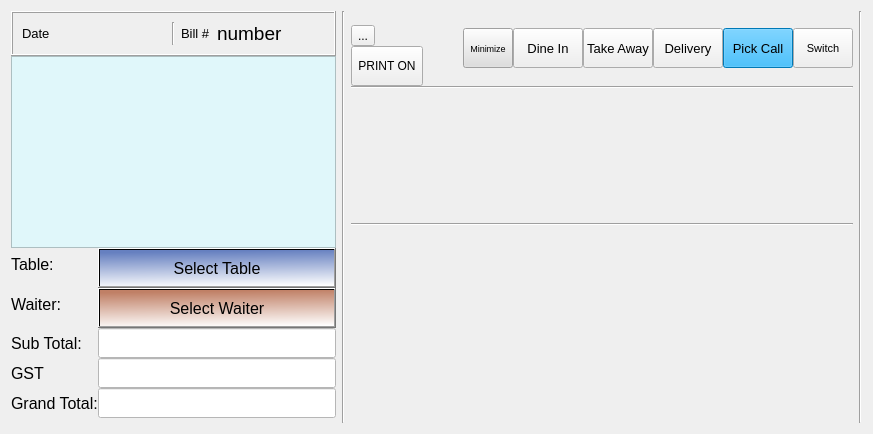
  <widget class="QWidget" name="centralwidget">
   <property name="sizePolicy">
    <sizepolicy hsizetype="Preferred" vsizetype="Preferred">
     <horstretch>0</horstretch>
     <verstretch>0</verstretch>
    </sizepolicy>
   </property>
   <property name="font">
    <font/>
   </property>
   <property name="styleSheet">
    <string notr="true"/>
   </property>
   <layout class="QHBoxLayout" name="horizontalLayout" stretch="0,0,1,0,0">
    <item>
     <widget class="QWidget" name="verticalWidget1" native="true">
      <property name="sizePolicy">
       <sizepolicy hsizetype="Preferred" vsizetype="Preferred">
        <horstretch>0</horstretch>
        <verstretch>0</verstretch>
       </sizepolicy>
      </property>
      <layout class="QVBoxLayout" name="verticalLayout_4">
       <property name="spacing">
        <number>0</number>
       </property>
       <property name="leftMargin">
        <number>0</number>
       </property>
       <property name="topMargin">
        <number>0</number>
       </property>
       <property name="rightMargin">
        <number>0</number>
       </property>
       <property name="bottomMargin">
        <number>2</number>
       </property>
       <item>
        <layout class="QVBoxLayout" name="verticalLayout" stretch="0,0,1,0">
         <property name="sizeConstraint">
          <enum>QLayout::SetDefaultConstraint</enum>
         </property>
         <property name="bottomMargin">
          <number>3</number>
         </property>
         <item>
          <widget class="QFrame" name="frame">
           <property name="styleSheet">
            <string notr="true"/>
           </property>
           <property name="frameShape">
            <enum>QFrame::Box</enum>
           </property>
           <property name="frameShadow">
            <enum>QFrame::Raised</enum>
           </property>
           <layout class="QHBoxLayout" name="horizontalLayout_3">
            <item>
             <widget class="QLabel" name="dateLabel">
              <property name="font">
               <font>
                <pointsize>10</pointsize>
                <bold>false</bold>
               </font>
              </property>
              <property name="frameShape">
               <enum>QFrame::NoFrame</enum>
              </property>
              <property name="text">
               <string>Date</string>
              </property>
              <property name="alignment">
               <set>Qt::AlignLeading|Qt::AlignLeft|Qt::AlignVCenter</set>
              </property>
             </widget>
            </item>
            <item>
             <widget class="Line" name="line">
              <property name="orientation">
               <enum>Qt::Vertical</enum>
              </property>
             </widget>
            </item>
            <item>
             <layout class="QFormLayout" name="formLayout_2">
              <item row="0" column="0">
               <widget class="QLabel" name="label">
                <property name="font">
                 <font>
                  <pointsize>10</pointsize>
                  <bold>false</bold>
                 </font>
                </property>
                <property name="text">
                 <string>Bill #</string>
                </property>
               </widget>
              </item>
              <item row="0" column="1">
               <widget class="QLabel" name="BillNumber">
                <property name="font">
                 <font>
                  <pointsize>14</pointsize>
                  <bold>false</bold>
                 </font>
                </property>
                <property name="text">
                 <string>number</string>
                </property>
               </widget>
              </item>
             </layout>
            </item>
           </layout>
          </widget>
         </item>
         <item>
          <layout class="QVBoxLayout" name="searchLay">
           <property name="spacing">
            <number>0</number>
           </property>
           <property name="sizeConstraint">
            <enum>QLayout::SetDefaultConstraint</enum>
           </property>
          </layout>
         </item>
         <item>
          <widget class="QTableWidget" name="tableWidget">
           <property name="sizePolicy">
            <sizepolicy hsizetype="Preferred" vsizetype="Preferred">
             <horstretch>0</horstretch>
             <verstretch>0</verstretch>
            </sizepolicy>
           </property>
           <property name="minimumSize">
            <size>
             <width>325</width>
             <height>0</height>
            </size>
           </property>
           <property name="maximumSize">
            <size>
             <width>16777215</width>
             <height>16777215</height>
            </size>
           </property>
           <property name="font">
            <font>
             <pointsize>10</pointsize>
            </font>
           </property>
           <property name="autoFillBackground">
            <bool>false</bool>
           </property>
           <property name="styleSheet">
            <string notr="true">background-image: url(:/images/watermark.png);
background-color: #e0f7fa;
background-repeat: no-repeat;
background-position: center;
selection-background-color: #ffb115;</string>
           </property>
           <property name="alternatingRowColors">
            <bool>true</bool>
           </property>
           <property name="selectionBehavior">
            <enum>QAbstractItemView::SelectRows</enum>
           </property>
          </widget>
         </item>
         <item>
          <layout class="QFormLayout" name="formLayout">
           <property name="leftMargin">
            <number>0</number>
           </property>
           <property name="rightMargin">
            <number>0</number>
           </property>
           <item row="2" column="0">
            <widget class="QLabel" name="subTotalLabel">
             <property name="font">
              <font>
               <pointsize>12</pointsize>
               <bold>false</bold>
              </font>
             </property>
             <property name="text">
              <string>Sub Total:</string>
             </property>
             <property name="alignment">
              <set>Qt::AlignLeading|Qt::AlignLeft|Qt::AlignVCenter</set>
             </property>
            </widget>
           </item>
           <item row="2" column="1">
            <widget class="QLineEdit" name="subTotalLineEdit">
             <property name="minimumSize">
              <size>
               <width>0</width>
               <height>30</height>
              </size>
             </property>
             <property name="font">
              <font>
               <pointsize>12</pointsize>
              </font>
             </property>
             <property name="styleSheet">
              <string notr="true">background-color: rgb(255, 255, 255);</string>
             </property>
             <property name="alignment">
              <set>Qt::AlignRight|Qt::AlignTrailing|Qt::AlignVCenter</set>
             </property>
             <property name="readOnly">
              <bool>true</bool>
             </property>
            </widget>
           </item>
           <item row="3" column="0">
            <widget class="QLabel" name="vATAt5Label">
             <property name="font">
              <font>
               <pointsize>12</pointsize>
               <bold>false</bold>
              </font>
             </property>
             <property name="text">
              <string>GST</string>
             </property>
             <property name="alignment">
              <set>Qt::AlignLeading|Qt::AlignLeft|Qt::AlignVCenter</set>
             </property>
            </widget>
           </item>
           <item row="3" column="1">
            <widget class="QLineEdit" name="vATAt5LineEdit">
             <property name="minimumSize">
              <size>
               <width>0</width>
               <height>30</height>
              </size>
             </property>
             <property name="font">
              <font>
               <pointsize>12</pointsize>
              </font>
             </property>
             <property name="styleSheet">
              <string notr="true">background-color: rgb(255, 255, 255);</string>
             </property>
             <property name="alignment">
              <set>Qt::AlignRight|Qt::AlignTrailing|Qt::AlignVCenter</set>
             </property>
             <property name="readOnly">
              <bool>true</bool>
             </property>
            </widget>
           </item>
           <item row="4" column="0">
            <widget class="QLabel" name="grandTotalLabel">
             <property name="font">
              <font>
               <pointsize>12</pointsize>
               <bold>false</bold>
              </font>
             </property>
             <property name="text">
              <string>Grand Total:</string>
             </property>
            </widget>
           </item>
           <item row="4" column="1">
            <widget class="QLineEdit" name="grandTotalLineEdit">
             <property name="minimumSize">
              <size>
               <width>0</width>
               <height>30</height>
              </size>
             </property>
             <property name="font">
              <font>
               <pointsize>12</pointsize>
              </font>
             </property>
             <property name="styleSheet">
              <string notr="true">background-color: rgb(255, 255, 255);</string>
             </property>
             <property name="alignment">
              <set>Qt::AlignRight|Qt::AlignTrailing|Qt::AlignVCenter</set>
             </property>
             <property name="readOnly">
              <bool>true</bool>
             </property>
            </widget>
           </item>
           <item row="1" column="1">
            <widget class="QToolButton" name="selectWaiterToolButton">
             <property name="sizePolicy">
              <sizepolicy hsizetype="Expanding" vsizetype="Fixed">
               <horstretch>0</horstretch>
               <verstretch>0</verstretch>
              </sizepolicy>
             </property>
             <property name="minimumSize">
              <size>
               <width>0</width>
               <height>40</height>
              </size>
             </property>
             <property name="maximumSize">
              <size>
               <width>16777215</width>
               <height>40</height>
              </size>
             </property>
             <property name="font">
              <font>
               <pointsize>12</pointsize>
               <bold>false</bold>
              </font>
             </property>
             <property name="styleSheet">
              <string notr="true">background-color: qlineargradient(spread:pad, x1:0.8, y1:0, x2:0.9, y2:1, stop:0 rgba(192, 128, 102, 255), stop:1 rgba(255, 255, 255, 255));</string>
             </property>
             <property name="text">
              <string>Select Waiter</string>
             </property>
            </widget>
           </item>
           <item row="1" column="0">
            <widget class="QLabel" name="label_2">
             <property name="font">
              <font>
               <pointsize>12</pointsize>
               <bold>false</bold>
              </font>
             </property>
             <property name="text">
              <string>Waiter:</string>
             </property>
             <property name="alignment">
              <set>Qt::AlignLeading|Qt::AlignLeft|Qt::AlignVCenter</set>
             </property>
            </widget>
           </item>
           <item row="0" column="0">
            <widget class="QLabel" name="label_3">
             <property name="font">
              <font>
               <pointsize>12</pointsize>
               <bold>false</bold>
              </font>
             </property>
             <property name="text">
              <string>Table:</string>
             </property>
             <property name="alignment">
              <set>Qt::AlignLeading|Qt::AlignLeft|Qt::AlignVCenter</set>
             </property>
            </widget>
           </item>
           <item row="0" column="1">
            <widget class="QToolButton" name="selectTableToolButton">
             <property name="sizePolicy">
              <sizepolicy hsizetype="Expanding" vsizetype="Fixed">
               <horstretch>0</horstretch>
               <verstretch>0</verstretch>
              </sizepolicy>
             </property>
             <property name="minimumSize">
              <size>
               <width>0</width>
               <height>40</height>
              </size>
             </property>
             <property name="maximumSize">
              <size>
               <width>16777215</width>
               <height>40</height>
              </size>
             </property>
             <property name="font">
              <font>
               <pointsize>12</pointsize>
               <bold>false</bold>
              </font>
             </property>
             <property name="styleSheet">
              <string notr="true">background-color: qlineargradient(spread:pad, x1:0.8, y1:0, x2:0.9, y2:1, stop:0 rgba(102, 128, 192, 255), stop:1 rgba(255, 255, 255, 255));</string>
             </property>
             <property name="text">
              <string>Select Table</string>
             </property>
            </widget>
           </item>
          </layout>
         </item>
        </layout>
       </item>
      </layout>
     </widget>
    </item>
    <item>
     <widget class="Line" name="line_2">
      <property name="orientation">
       <enum>Qt::Vertical</enum>
      </property>
     </widget>
    </item>
    <item>
     <widget class="QWidget" name="verticalWidget2" native="true">
      <layout class="QVBoxLayout" name="verticalLayout_5">
       <property name="spacing">
        <number>0</number>
       </property>
       <property name="leftMargin">
        <number>0</number>
       </property>
       <property name="topMargin">
        <number>0</number>
       </property>
       <property name="rightMargin">
        <number>0</number>
       </property>
       <property name="bottomMargin">
        <number>0</number>
       </property>
       <item>
        <layout class="QVBoxLayout" name="verticalLayout_10" stretch="0,0,1">
         <item>
          <layout class="QHBoxLayout" name="extrasLayout" stretch="0,0,0,0,0,0,0,0,0,0">
           <item>
            <layout class="QVBoxLayout" name="verticalLayout_2">
             <item>
              <widget class="QLabel" name="contactLabel">
               <property name="text">
                <string/>
               </property>
              </widget>
             </item>
             <item>
              <widget class="QToolButton" name="openTillButton">
               <property name="text">
                <string>...</string>
               </property>
              </widget>
             </item>
             <item>
              <widget class="QToolButton" name="printOnOff">
               <property name="minimumSize">
                <size>
                 <width>70</width>
                 <height>40</height>
                </size>
               </property>
               <property name="text">
                <string>PRINT ON</string>
               </property>
              </widget>
             </item>
            </layout>
           </item>
           <item>
            <spacer name="horizontalSpacerx">
             <property name="orientation">
              <enum>Qt::Horizontal</enum>
             </property>
             <property name="sizeHint" stdset="0">
              <size>
               <width>40</width>
               <height>20</height>
              </size>
             </property>
            </spacer>
           </item>
           <item>
            <layout class="QHBoxLayout" name="customerLayour"/>
           </item>
           <item>
            <widget class="QToolButton" name="airportButton">
             <property name="minimumSize">
              <size>
               <width>50</width>
               <height>40</height>
              </size>
             </property>
             <property name="maximumSize">
              <size>
               <width>60</width>
               <height>40</height>
              </size>
             </property>
             <property name="font">
              <font>
               <pointsize>7</pointsize>
              </font>
             </property>
             <property name="styleSheet">
              <string notr="true">background-color:#dedede</string>
             </property>
             <property name="text">
              <string>Minimize</string>
             </property>
            </widget>
           </item>
           <item>
            <layout class="QHBoxLayout" name="modeServiceLay"/>
           </item>
           <item>
            <widget class="QToolButton" name="dineInToolButton">
             <property name="minimumSize">
              <size>
               <width>70</width>
               <height>40</height>
              </size>
             </property>
             <property name="maximumSize">
              <size>
               <width>70</width>
               <height>40</height>
              </size>
             </property>
             <property name="font">
              <font>
               <pointsize>10</pointsize>
              </font>
             </property>
             <property name="text">
              <string>Dine In</string>
             </property>
            </widget>
           </item>
           <item>
            <widget class="QToolButton" name="takeAwayToolButton">
             <property name="minimumSize">
              <size>
               <width>70</width>
               <height>40</height>
              </size>
             </property>
             <property name="maximumSize">
              <size>
               <width>70</width>
               <height>40</height>
              </size>
             </property>
             <property name="font">
              <font>
               <pointsize>10</pointsize>
              </font>
             </property>
             <property name="text">
              <string>Take Away</string>
             </property>
            </widget>
           </item>
           <item>
            <widget class="QToolButton" name="deliveryToolButton">
             <property name="minimumSize">
              <size>
               <width>70</width>
               <height>40</height>
              </size>
             </property>
             <property name="maximumSize">
              <size>
               <width>70</width>
               <height>40</height>
              </size>
             </property>
             <property name="font">
              <font>
               <pointsize>10</pointsize>
              </font>
             </property>
             <property name="text">
              <string>Delivery</string>
             </property>
            </widget>
           </item>
           <item>
            <widget class="QToolButton" name="pickCallToolButton">
             <property name="minimumSize">
              <size>
               <width>70</width>
               <height>40</height>
              </size>
             </property>
             <property name="maximumSize">
              <size>
               <width>70</width>
               <height>40</height>
              </size>
             </property>
             <property name="font">
              <font>
               <pointsize>10</pointsize>
              </font>
             </property>
             <property name="styleSheet">
              <string notr="true">background-color: rgb(0, 170, 255);</string>
             </property>
             <property name="text">
              <string>Pick Call</string>
             </property>
            </widget>
           </item>
           <item>
            <widget class="QToolButton" name="switchButton">
             <property name="minimumSize">
              <size>
               <width>60</width>
               <height>40</height>
              </size>
             </property>
             <property name="maximumSize">
              <size>
               <width>60</width>
               <height>40</height>
              </size>
             </property>
             <property name="font">
              <font>
               <pointsize>8</pointsize>
              </font>
             </property>
             <property name="text">
              <string>Switch</string>
             </property>
            </widget>
           </item>
          </layout>
         </item>
         <item>
          <widget class="Line" name="line_4">
           <property name="orientation">
            <enum>Qt::Horizontal</enum>
           </property>
          </widget>
         </item>
         <item>
          <layout class="QVBoxLayout" name="verticalLayout_9" stretch="6,0,9">
           <property name="spacing">
            <number>6</number>
           </property>
           <item>
            <widget class="QWidget" name="groupWidget" native="true">
             <property name="styleSheet">
              <string notr="true"/>
             </property>
             <layout class="QVBoxLayout" name="verticalLayout_3">
              <property name="spacing">
               <number>0</number>
              </property>
              <property name="leftMargin">
               <number>0</number>
              </property>
              <property name="topMargin">
               <number>0</number>
              </property>
              <property name="rightMargin">
               <number>0</number>
              </property>
              <property name="bottomMargin">
               <number>0</number>
              </property>
              <item>
               <layout class="QHBoxLayout" name="groupLayout">
                <property name="spacing">
                 <number>0</number>
                </property>
               </layout>
              </item>
             </layout>
            </widget>
           </item>
           <item>
            <widget class="Line" name="line_5">
             <property name="orientation">
              <enum>Qt::Horizontal</enum>
             </property>
            </widget>
           </item>
           <item>
            <widget class="QWidget" name="itemWidget" native="true">
             <property name="styleSheet">
              <string notr="true"/>
             </property>
             <layout class="QVBoxLayout" name="verticalLayout_7">
              <property name="spacing">
               <number>0</number>
              </property>
              <property name="leftMargin">
               <number>0</number>
              </property>
              <property name="topMargin">
               <number>0</number>
              </property>
              <property name="rightMargin">
               <number>0</number>
              </property>
              <property name="bottomMargin">
               <number>0</number>
              </property>
              <item>
               <layout class="QHBoxLayout" name="itemLayout">
                <property name="spacing">
                 <number>0</number>
                </property>
                <property name="bottomMargin">
                 <number>0</number>
                </property>
               </layout>
              </item>
             </layout>
            </widget>
           </item>
          </layout>
         </item>
        </layout>
       </item>
      </layout>
     </widget>
    </item>
    <item>
     <widget class="Line" name="line_3">
      <property name="orientation">
       <enum>Qt::Vertical</enum>
      </property>
     </widget>
    </item>
    <item>
     <layout class="QVBoxLayout" name="verticalLayout_8">
      <property name="spacing">
       <number>1</number>
      </property>
      <property name="sizeConstraint">
       <enum>QLayout::SetMinimumSize</enum>
      </property>
     </layout>
    </item>
   </layout>
  </widget>
